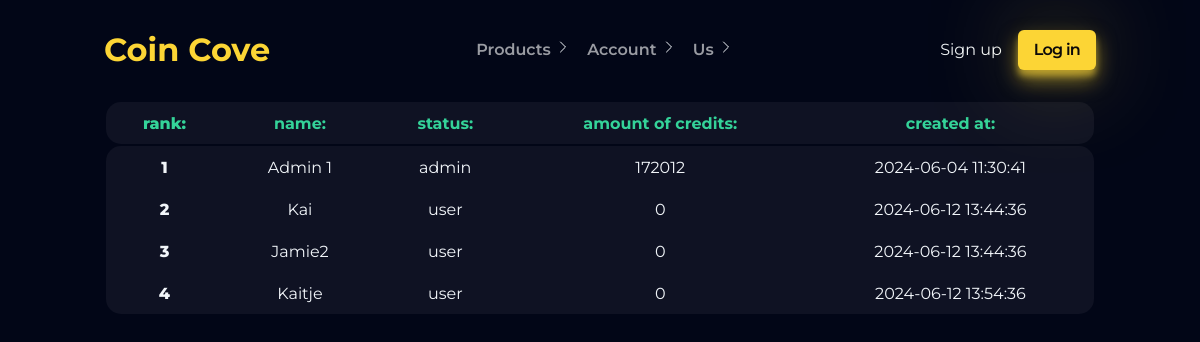
The page /leaderboard.php on the database as committed earlier.
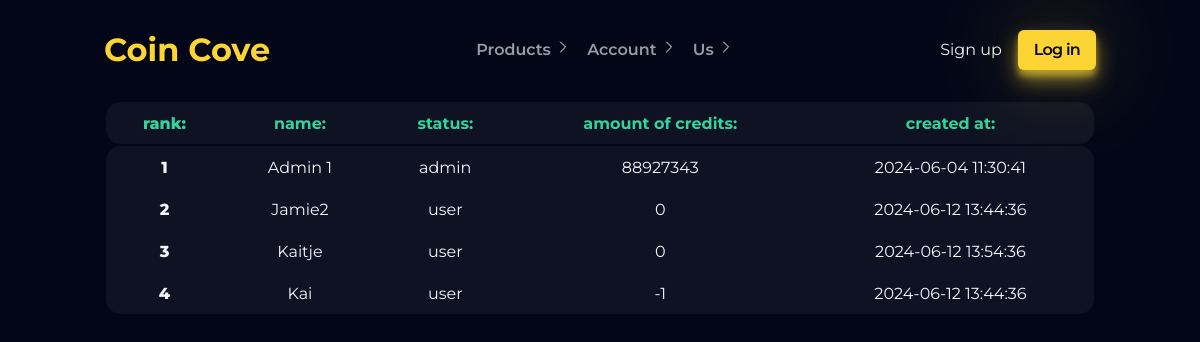
The same page on the database as committed later.
### tables this page shows
CREATE TABLE `userinfo` (
  `userId` int NOT NULL,
  `userDisplayName` varchar(255) NOT NULL,
  `userEmail` varchar(255) NOT NULL,
  `userPassword` varchar(255) NOT NULL,
  `userStatus` varchar(255) DEFAULT NULL,
  `createdAt` datetime NOT NULL DEFAULT CURRENT_TIMESTAMP,
  `lastInlog` varchar(255) DEFAULT NULL,
  `userCredits` int NOT NULL DEFAULT '0'
);

### inc/php/dbconnection.php (called while the page is built, shortened)
<?php
function connectDB()
{
    $mysqli = new mysqli("localhost", "root", "", "coincove");
    return $mysqli;
}
function getAllUsers()
{
    $con = connectDB();
    $sql = "SELECT *
FROM userInfo
ORDER BY userCredits DESC";
    $stmt = $con->prepare($sql);
    $stmt->execute();
    $result = $stmt->get_result();
    $allInfo = $result->fetch_all(MYSQLI_ASSOC);
    return $allInfo;
}

### leaderboard.php (the view, shortened to what this page needs)
<?php
include('./inc/php/dbconnection.php');
include('./inc/php/functions.php');
$allUsers = getAllUsers();
$numbering = 1
?>
<body>
    <main class="container">
        <table class="leaderboardTable">
            <thead class="leaderboardTableHead">
                <tr>
                    <th>
                        <p class="leaderboardRank">rank: </p>
                    </th>
                    <th>
                        <p>name: </p>
                    </th>
                    <th>
                        <p>status: </p>
                    </th>
                    <th>
                        <p>amount of credits: </p>
                    </th>
                    <th>
                        <p>created at: </p>
                    </th>
                </tr>
            </thead>
            <tbody class="leaderboardTableBody">
                <?php
                foreach ($allUsers as $user) {
                ?>
                    <tr>
                        <td class="leaderboardRank">
                        <?= $numbering; ?>
                        </td>
                        <td>
                            <?php echo $user['userDisplayName']; ?>
                        </td>
                        <td>
                            <?php echo $user['userStatus']; ?>
                        </td>
                        <td>
                            <?php echo $user['userCredits']; ?>
                        </td>
                        <td>
                            <?php echo $user['createdAt']; ?>
                        </td>
                    </tr>
                <?php
                $numbering++;
                }
                ?>
            </tbody>
        </table>
    </main>
</body>

Rows that differ between the two databases and show on the page:
changed userinfo "Admin 1": userCredits "172012" → "88927343"
changed userinfo "Kai": userCredits "0" → "-1"; moves down the list
